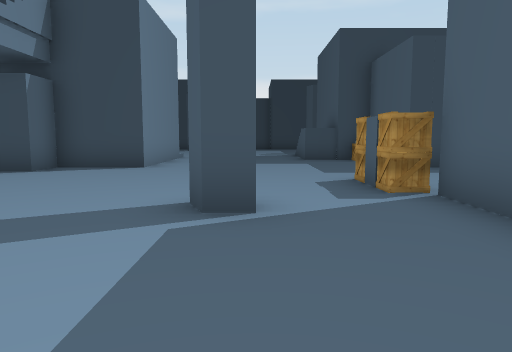
[1] (above)

24 first-person views from a walk through a scene from a Unity 3-D project. The camera is 1.4 m above the floor, tilts 6° down and sees 70° across. The floor is counted in squares, 2 m on a side. Each view is taken from the middle of a square. On the plan, view 1 faces up. The plan holds only what a view shows up to about 11 squares ahead; the rest is blank. The place goes on beyond the plan.

[2]
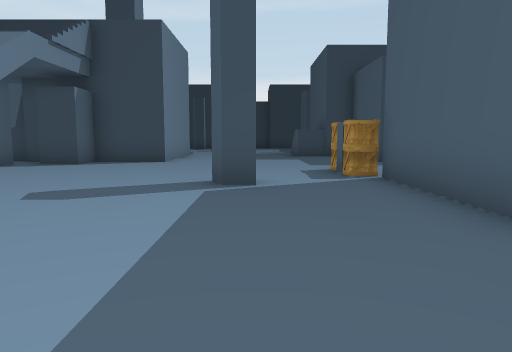

[3]
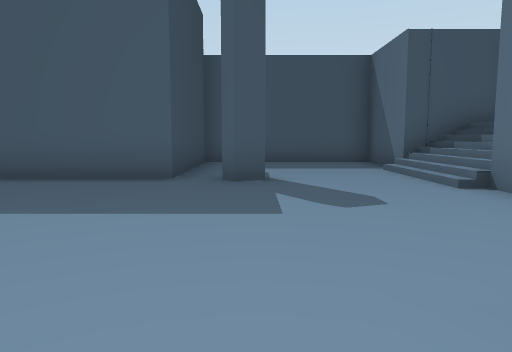

[4]
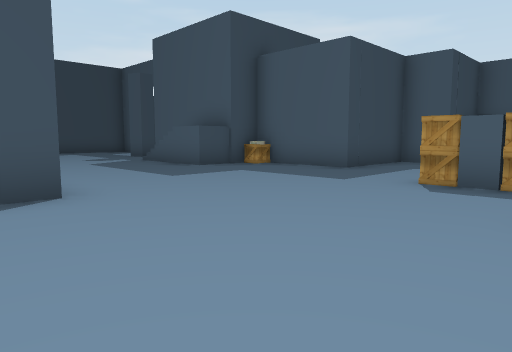

[5]
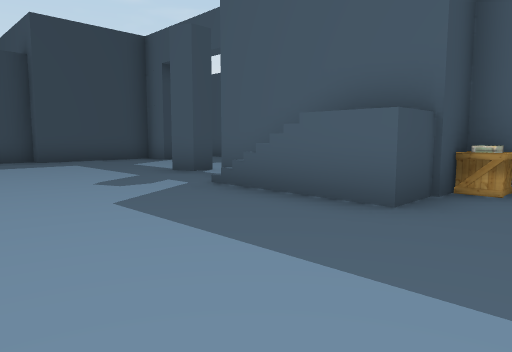

[6]
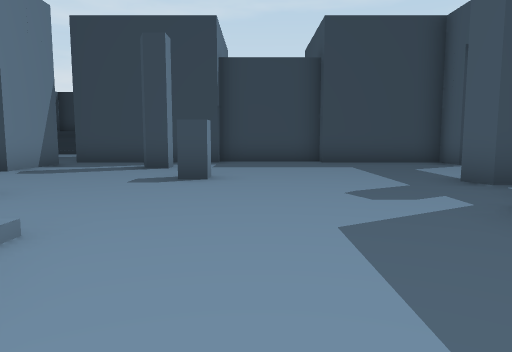

[7]
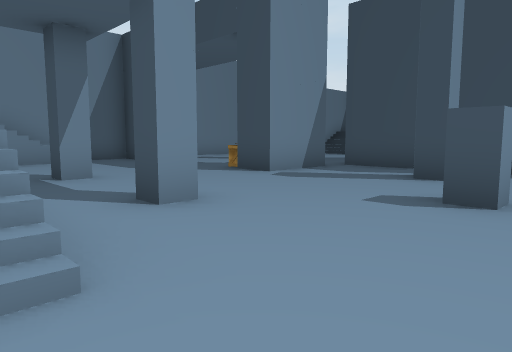

[8]
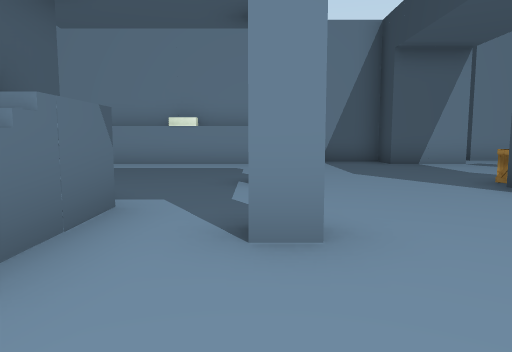

[9]
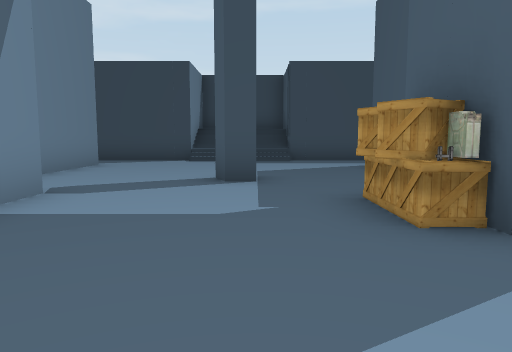

[10]
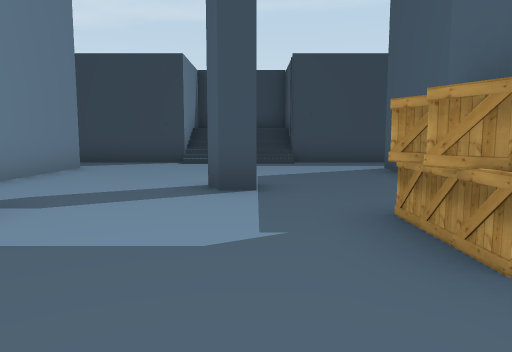

[11]
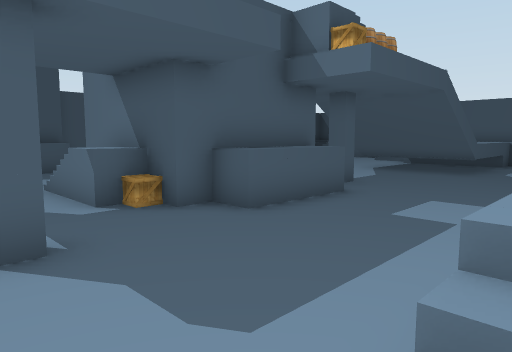

[12]
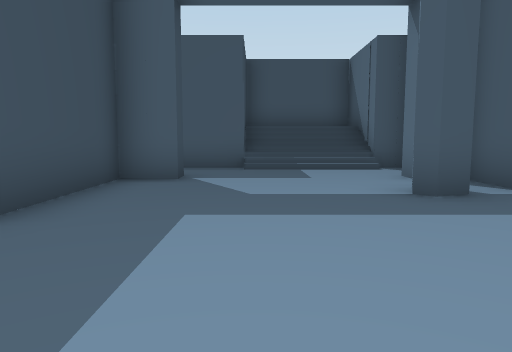

[13]
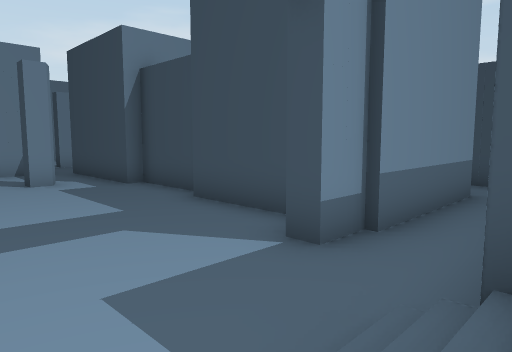

[14]
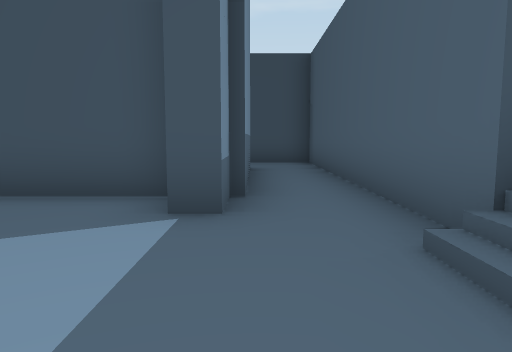

[15]
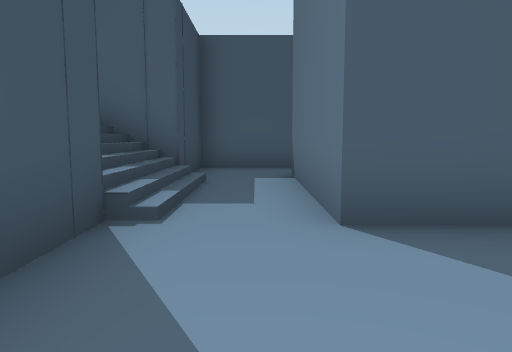

[16]
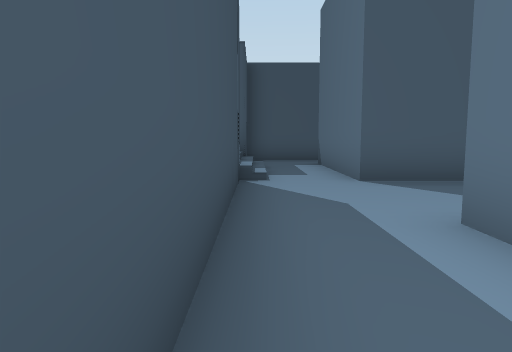

[17]
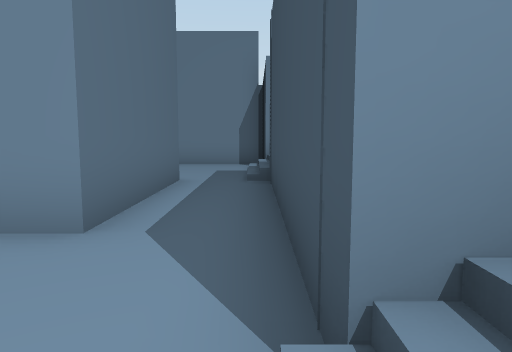

[18]
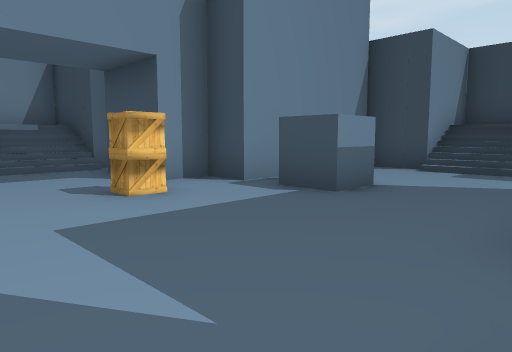

[19]
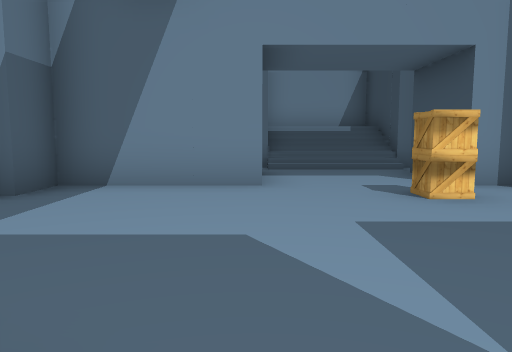

[20]
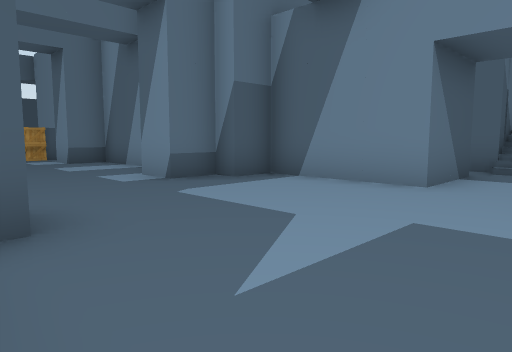

[21]
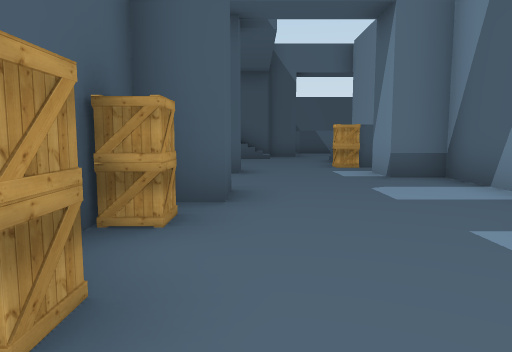

[22]
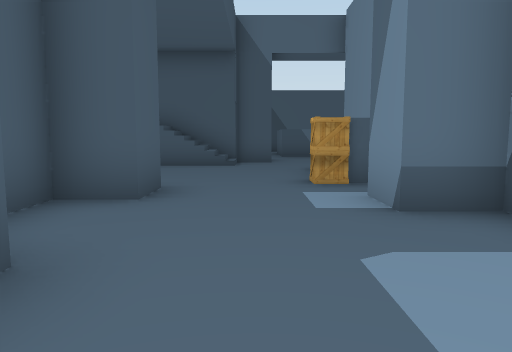

[23]
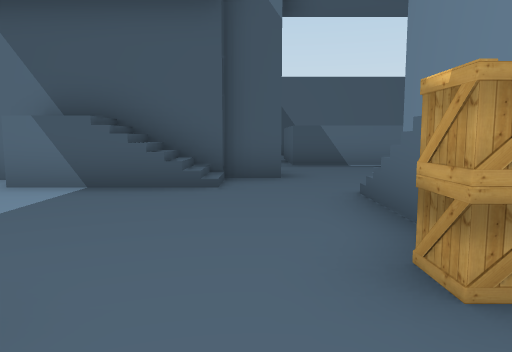

[24]
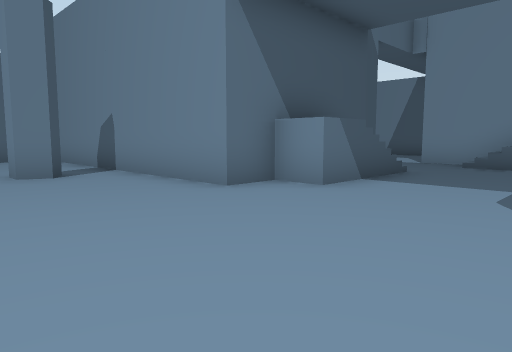

### Floor plan
Key: @ floor where view 1 was taken; # wall or solid block; . main floor; : floor 2 m higher than the main floor; / step, stairs or slope; B box; P pillar; O other object.
Columns run from 28 left of view 1 to 9 right of it. Each row starts with its distance up from view 1.
 30         ##
 29         #                       #
 28        ##/ #######//##########//####
 27       O.////.....////........////..#
 26       O................ ...........#
 25       O....OOOOO......O  OO..OOOO..#
 24       O.O..    O......O     .O  O..#
 23 ### OOO.O..    O......O   O  O  O..#
 22 #///OO.....    O...O..OOOO###OOOO..#
 21 #///...B....    .....O..........P..#
 20 #///........    O...BB..O..........###
 19 ###.OO......   OO....B...O........///#
 18      O.....O   O.....O............///#
 17      O.....O   O/.........P...O...///#
 16      OO....B   O/..............OP..###
 15        O....O  O/...P..P.......OO
 14        ....B   OO.....O......./O
 13       O....O   OO.....B://..../O
 12       O....O   OO.....O  O....OOOO
 11       O.....   OO....O   O.....B#O
 10        O...O   O  ...O   O......#
  9        ....    O  ...OOOOO......####
  8        ::...  .........O...........###
  7         .............P............ //#
  6       O/......................B.     #
  5       O.....O........  .......B.
  4       O...OOOO... ..    ...O..O
  3        ..OO  O...       ....O..O
  2       ...    O...        ......O
  1       ...    O.O.         .....OOOO
  0      OOOO    O...        ...@......#
 -1        OO    O..        ......O....#
 -2              O..         ..........#
 -3              O .          .........#
 -4                .            .////..#
 -5                #             #//####
 -6                                 #

Where each view was taken, in squares from view 1:
view 1: 0 up, 0 right, facing up
view 2: 2 down, 0 right, facing up
view 3: 1 down, 4 left, facing right
view 4: 4 up, 4 left, facing up-right
view 5: 10 up, 2 left, facing up-right
view 6: 11 up, 1 left, facing up
view 7: 13 up, 1 left, facing up-left
view 8: 15 up, 2 left, facing left
view 9: 16 up, 9 left, facing up
view 10: 17 up, 9 left, facing up
view 11: 16 up, 12 left, facing down-right
view 12: 19 up, 2 left, facing right
view 13: 17 up, 7 right, facing up-left
view 14: 17 up, 5 right, facing up
view 15: 26 up, 2 left, facing right
view 16: 27 up, 5 left, facing right
view 17: 27 up, 10 left, facing left
view 18: 19 up, 17 left, facing up-left
view 19: 19 up, 17 left, facing left
view 20: 21 up, 17 left, facing down-left
view 21: 17 up, 18 left, facing down
view 22: 14 up, 19 left, facing down
view 23: 10 up, 19 left, facing down
view 24: 8 up, 11 left, facing down-left
